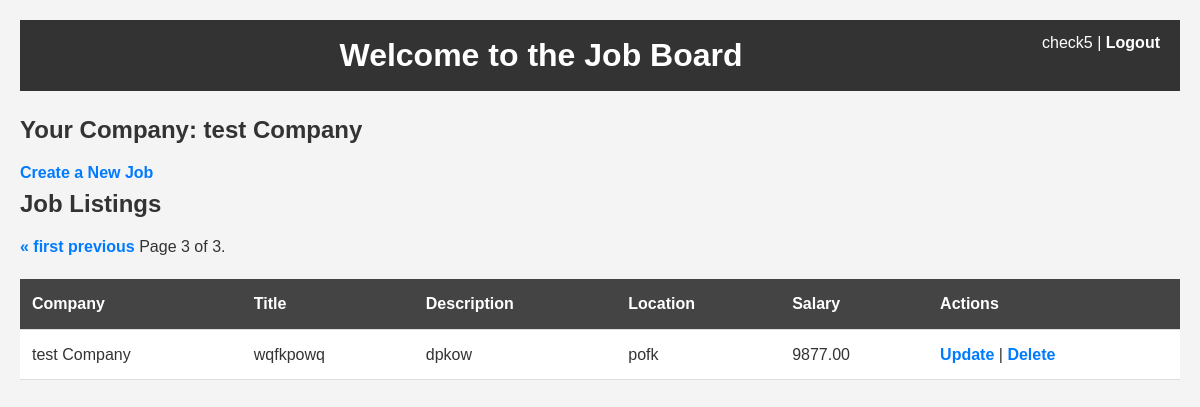
The page /home/?page=3 (signed in) on the database its author committed.
### job/models.py (models this page shows, shortened)
class CustomUser(AbstractUser):
    contact_number = models.CharField(max_length=10)
    groups = models.ManyToManyField(
        'auth.Group', related_name='customuser_set', blank=True
    )
    user_permissions = models.ManyToManyField(
        'auth.Permission', related_name='customuser_permissions_set', blank=True
    )

class Company(models.Model):
    user = models.OneToOneField(
        CustomUser, on_delete=models.CASCADE, related_name='company')
    name = models.CharField(max_length=255)
    address = models.TextField()
    contact_number = models.CharField(max_length=10)

class Job(models.Model):
    company = models.ForeignKey(
        Company, on_delete=models.CASCADE, related_name='jobs')
    title = models.CharField(max_length=255)
    description = models.TextField()
    posted_on = models.DateTimeField(auto_now_add=True)
    location = models.CharField(max_length=255)
    salary = models.DecimalField(max_digits=10, decimal_places=2)
    tags = models.CharField(max_length=255, blank=True,
                            help_text="Comma-separated tags")

### job/views.py (the view)
# urls.py: 2. Add a URL to urlpatterns:  path('', Home.as_view(), name='home')
@login_required
def Home(request):
    user = request.user
    company = Company.objects.get(user=user)
    jobs = Job.objects.all()
    paginator = Paginator(jobs, 5)
    page_number = request.GET.get("page")
    page_obj = paginator.get_page(page_number)
    return render(request, 'home.html', {
        'user_company': company,
        'user': user,
        "page_obj": page_obj
    })

### templates/home.html (shortened to what this page needs)
<!DOCTYPE html>
<html lang="en">
<head>
    {% load static %}
    <link rel="stylesheet" href="{% static '/style.css' %}">
</head>
<body>
    <header>
        <div style="float:right;">
            <span>{{ user.username }}</span> | <a href="{% url 'Logout' %}">Logout</a>
        </div>
        <h1>Welcome to the Job Board</h1>
    </header>
    {% if user_company %}
        <h2>Your Company: {{ user_company.name }}</h2>
        <a href="{% url 'CreateJob' %}">Create a New Job</a>
    {% else %}
        <p>You don't have a company yet. Please create one first.</p>
    {% endif %}
    <h2>Job Listings</h2>
    <table>
        <thead>
            <tr>
                <th>Company</th>
                <th>Title</th>
                <th>Description</th>
                <th>Location</th>
                <th>Salary</th>
                <th>Actions</th>
            </tr>
        </thead>
        <tbody>
            {% for job in page_obj %}
            <tr>
                <td>{{ job.company.name }}</td>
                <td>{{ job.title }}</td>
                <td>{{ job.description }}</td>
                <td>{{ job.location }}</td>
                <td>{{ job.salary }}</td>
                <td>
                    {% if job.company.name == user_company.name %}
                        <a href="{% url 'UpdateJob' job.id %}">Update</a> |
                        <a href="{% url 'DeleteJob' job.id %}">Delete</a>
                    {% else %}
                        <span>You can't update or delete</span>
                    {% endif %}
                </td>
            </tr>
            {% endfor %}
            <div class="pagination">
                <span class="step-links">
                    {% if page_obj.has_previous %}
                        <a href="?page=1">&laquo; first</a>
                        <a href="?page={{ page_obj.previous_page_number }}">previous</a>
                    {% endif %}
                    <span class="current">
                        Page {{ page_obj.number }} of {{ page_obj.paginator.num_pages }}.
                    </span>
                </span>
            </div>
        </tbody>
    </table>
</body>
</html>

### static/style.css (style rules this page uses)
* { margin: 0; padding: 0; box-sizing: border-box; }
body { font-family: Arial, sans-serif; background-color: #f4f4f4; color: #333; line-height: 1.6; padding: 20px; }
header { background-color: #333; color: white; padding: 10px 20px; text-align: center; margin-bottom: 20px; }
header h1 { font-size: 2em; }
header div { text-align: right; font-size: 1em; }
header a { color: white; text-decoration: none; font-weight: bold; }
h2 { color: #333; margin-bottom: 10px; }
table { width: 100%; margin-top: 20px; border-collapse: collapse; }
table th, table td { padding: 12px; text-align: left; border-bottom: 1px solid #ddd; }
table th { background-color: #444; color: white; }
table td { background-color: #fff; }
a { color: #007bff; text-decoration: none; font-weight: bold; }

### rows shown on the page
CustomUser: username "check5"
Company: name "test Company"
Job: company.name "test Company", title "wqfkpowq", description "dpkow", location "pofk", salary "9877.00", shows "Update"

### other values the page prints
{{ page_obj.number }} "3"
{{ page_obj.paginator.num_pages }} "3"
